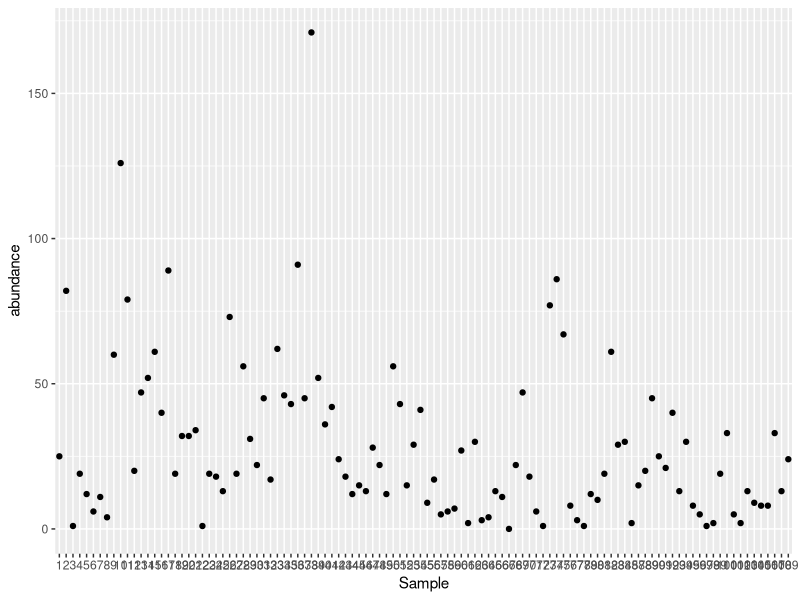

Here is the R script that generated this plot:
library('tidyverse')

df <- read.csv("combined_dataset_bearfeces.csv")

df <- df %>%
  mutate(across(c("Sample", "Bear", "Species"), as.factor))

#Calculate species richness and abundance per sample
df_richness <- df %>%
  group_by(Sample) %>%
  summarize(
  sp_richness = n_distinct(Species),
  abundance = sum(Count)
    )

#Quickplot

ggplot(df_richness, aes(x = Sample, y = abundance)) +
  geom_point()
